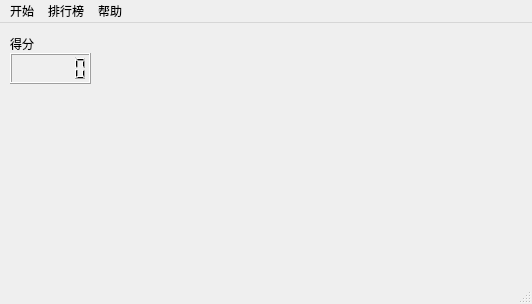
<?xml version="1.0" encoding="UTF-8"?>
<ui version="4.0">
 <class>MainWindow</class>
 <widget class="QMainWindow" name="MainWindow">
  <property name="geometry">
   <rect>
    <x>0</x>
    <y>0</y>
    <width>532</width>
    <height>304</height>
   </rect>
  </property>
  <property name="windowTitle">
   <string>CoolBall</string>
  </property>
  <widget class="QWidget" name="centralWidget">
   <widget class="QLabel" name="label">
    <property name="geometry">
     <rect>
      <x>10</x>
      <y>10</y>
      <width>54</width>
      <height>21</height>
     </rect>
    </property>
    <property name="text">
     <string>得分</string>
    </property>
   </widget>
   <widget class="QLCDNumber" name="lcdNumber">
    <property name="geometry">
     <rect>
      <x>10</x>
      <y>30</y>
      <width>81</width>
      <height>31</height>
     </rect>
    </property>
    <property name="font">
     <font>
      <family>Aharoni</family>
      <weight>75</weight>
      <bold>true</bold>
     </font>
    </property>
    <property name="digitCount">
     <number>6</number>
    </property>
    <property name="value" stdset="0">
     <double>0.000000000000000</double>
    </property>
    <property name="intValue" stdset="0">
     <number>0</number>
    </property>
   </widget>
  </widget>
  <widget class="QMenuBar" name="menuBar">
   <property name="geometry">
    <rect>
     <x>0</x>
     <y>0</y>
     <width>532</width>
     <height>23</height>
    </rect>
   </property>
   <widget class="QMenu" name="menu_start">
    <property name="cursor">
     <cursorShape>OpenHandCursor</cursorShape>
    </property>
    <property name="title">
     <string>开始</string>
    </property>
    <addaction name="actionRestart"/>
    <addaction name="actionSave"/>
    <addaction name="actionExit"/>
   </widget>
   <widget class="QMenu" name="menu_billboard">
    <property name="cursor">
     <cursorShape>OpenHandCursor</cursorShape>
    </property>
    <property name="title">
     <string>排行榜</string>
    </property>
    <addaction name="actionBillboard"/>
   </widget>
   <widget class="QMenu" name="menu_help">
    <property name="cursor">
     <cursorShape>OpenHandCursor</cursorShape>
    </property>
    <property name="title">
     <string>帮助</string>
    </property>
    <addaction name="actionIntroduce"/>
   </widget>
   <addaction name="menu_start"/>
   <addaction name="menu_billboard"/>
   <addaction name="menu_help"/>
  </widget>
  <widget class="QStatusBar" name="statusBar"/>
  <action name="actionRestart">
   <property name="text">
    <string>重新开始</string>
   </property>
  </action>
  <action name="actionExit">
   <property name="text">
    <string>退出</string>
   </property>
  </action>
  <action name="actionSave">
   <property name="text">
    <string>保存</string>
   </property>
  </action>
  <action name="actionBillboard">
   <property name="text">
    <string>分数排名</string>
   </property>
  </action>
  <action name="actionIntroduce">
   <property name="text">
    <string>游戏介绍</string>
   </property>
  </action>
 </widget>
 <layoutdefault spacing="6" margin="11"/>
 <resources/>
 <connections/>
</ui>
